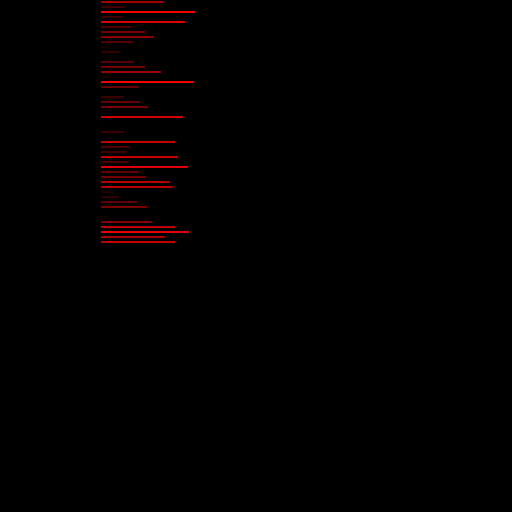
Frame 1 (no input)
Frame 60 (the mouse pressed at the canvas centre just before this capture): identical to frame 1, image omitted
Frame 120 (the mouse held since frame 60 and released just before this capture): identical to frame 1, image omitted

The Processing sketch that drew this single still picture (run headless with seeded random() and noise(); from frame 60 on, the mouse is pressed at the canvas centre):

// Processing sketch: array_simple_2
// ── array_simple_2.pde

float[] tams = new float[50];

void setup() {
    size(512, 512); 
    //cuando decimos tams.length estamos pidiendo el "largo" de la lista o el "tamano del array"
    //definido arriba cuando creamos el array.
    //Aca en el setup estamos rellenando el array con una serie de numeros random.

    for (int i = 0;i < tams.length ;  i++) {
        tams[i] = random(100);
    }

    println(tams); //veamos los valores que nos dio el random
}

void draw() {
    background(0);

    
    for (int i = 0;i < tams.length ; i++) {
        float r = map(tams[i], 0, 100, 0, 255);
        fill(r,0,0);
        rect(100, i *5, tams[i], 3); //dibujemos barritas cuyo largo lo define el array
    }
    
}
